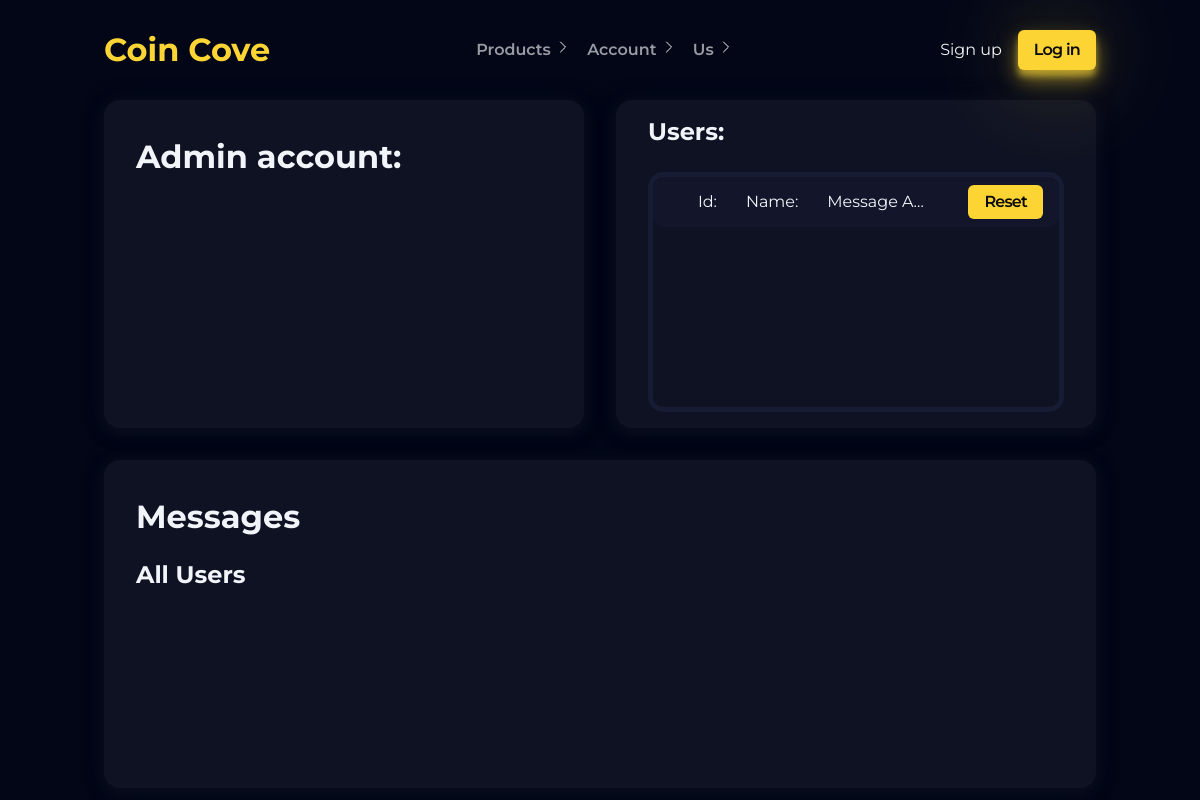
The app's page /admin.php, older data.
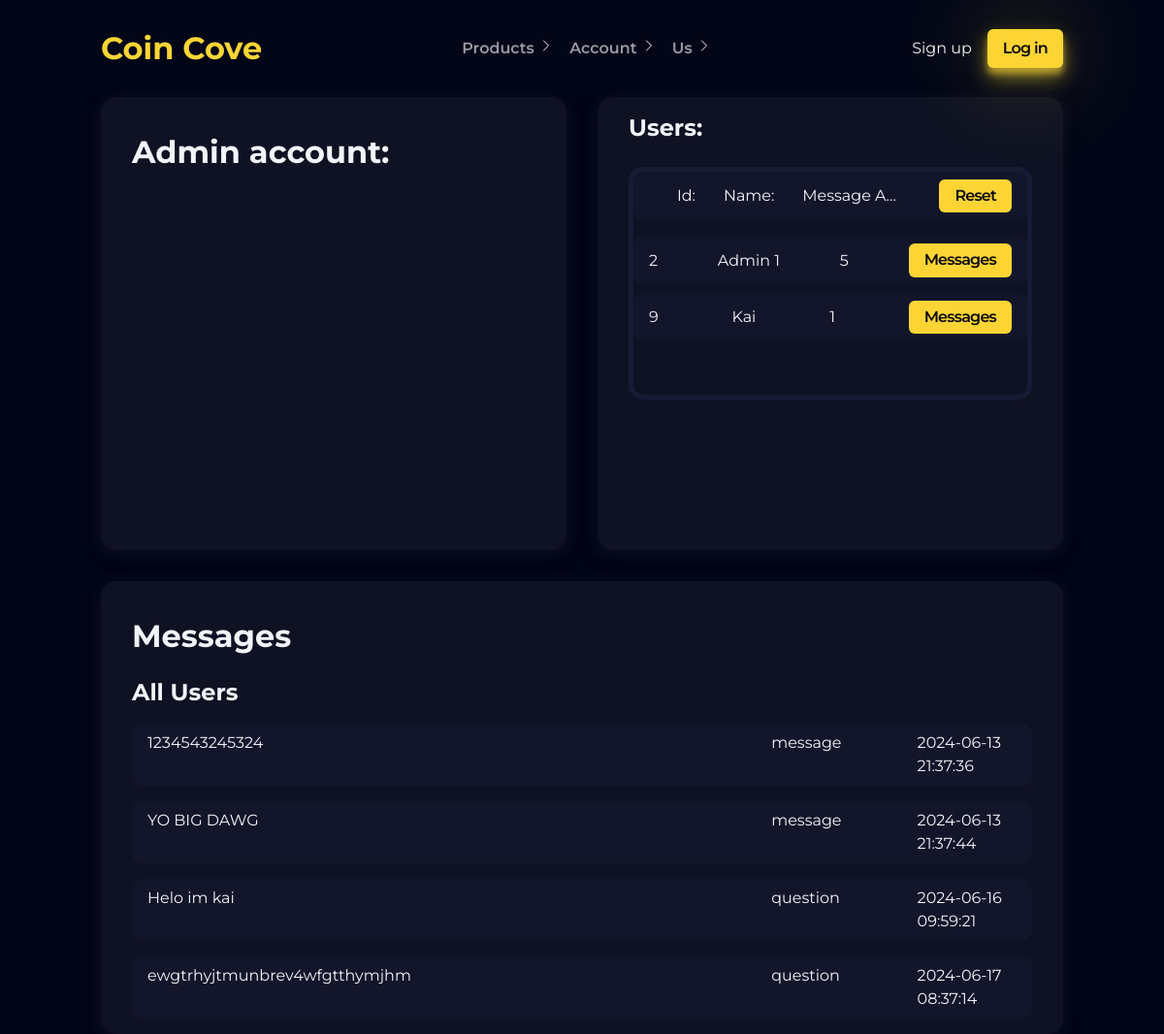
The same page, newer data.
### tables this page shows
CREATE TABLE `userinfo` (
  `userId` int NOT NULL,
  `userDisplayName` varchar(255) NOT NULL,
  `userEmail` varchar(255) NOT NULL,
  `userPassword` varchar(255) NOT NULL,
  `userStatus` varchar(255) DEFAULT NULL,
  `createdAt` datetime NOT NULL DEFAULT CURRENT_TIMESTAMP,
  `lastInlog` varchar(255) DEFAULT NULL,
  `userCredits` int NOT NULL DEFAULT '0'
);

CREATE TABLE `adminchat` (
  `id` int NOT NULL,
  `content` text NOT NULL,
  `type` varchar(255) NOT NULL,
  `timeSent` datetime NOT NULL DEFAULT CURRENT_TIMESTAMP,
  `userId` int NOT NULL
);

### inc/php/dbconnection.php (called while the page is built, shortened)
<?php
function connectDB()
{
    $mysqli = new mysqli("localhost", "root", "", "coincove");
    return $mysqli;
}
function getUsersWithContact()
{
    $con = connectDB();
    $sql = "SELECT DISTINCT u.*
    FROM userinfo u
    JOIN adminchat c ON u.userId = c.userId
    ";
    $stmt = $con->prepare($sql);
    $stmt->execute();
    $result = $stmt->get_result();
    $users = $result->fetch_all(MYSQLI_ASSOC);
    return $users;
}
function getMessageAmount($userId)
{
    $con = connectDB();
    $sql = "SELECT *
            FROM adminChat
            WHERE userId = ?";
    $stmt = $con->prepare($sql);
    $stmt->bind_param("i", $userId);
    $stmt->execute();
    $result = $stmt->get_result();
    $messageCount = $result->num_rows;
    return $messageCount;
}
function getMessages()
{
    $con = connectDB();
    $sql = "SELECT *
            FROM adminChat
            ORDER BY timeSent DESC";
    $stmt = $con->prepare($sql);
    $stmt->execute();
    $messages = $stmt->get_result();
    return $messages;
}

### admin.php (the view, shortened to what this page needs)
<?php
include("./inc/php/dbconnection.php");
include("./inc/php/functions.php");
head("Admin");
headerFunction();
$openChats = getUsersWithContact();
if ($_SERVER['REQUEST_METHOD'] == 'POST' && isset($_POST['user'])) {
    $messages = getMessagesById($_POST['user']);
    $userDetail = getUserInfo($_POST['user']);
    foreach ($userDetail as $user) {
        $userInfo = $user;
    }
} else {
    $messages = getMessages();
    $userInfo = [
        [
            "userId" => "All Users",
            "userDisplayName" => "",
            "userEmail" => "",
            "userStatus" => "",
            "createdAt" => "",
        ]
    ];
}
?>
<body>
    <main class="admin container">
        <div class="adminInfo adminCard accentShadow">
            <h1>Admin account:</h1>
        </div>
        <div class="adminUserList adminCard accentShadow">
            <h2>Users:</h2>
            <div class="adminUserListWrapper">
                <div class="adminUserHead">
                    <div class="adminUserId">Id:</div>
                    <div class="adminUserName">Name:</div>
                    <div class="adminUserAmount">Message Amount:</div>
                    <form action="" method="post" class="adminUserBtn">
                        <input type="submit" class="btnNoShadow" value="Reset">
                    </form>
                </div>
                <?php
                foreach ($openChats as $openChat) {
                    $amount = getMessageAmount($openChat['userId']);
                ?>
                    <div class="adminUserRow">
                        <div class="adminUserId"><?= $openChat['userId']; ?></div>
                        <div class="adminUserName"><?= $openChat['userDisplayName']; ?></div>
                        <div class="adminUserAmount"><?= $amount; ?></div>
                        <form action="" method="post" class="adminUserBtn">
                            <input type="submit" class="btnNoShadow" value="Messages">
                        </form>
                    </div>
                <?php
                }
                ?>
            </div>
        </div>
        <div class="adminMessages adminCard accentShadow">
            <div>
                <h1>Messages</h1>
                <div class="adminMessagesUserInfo">
                    <?php
                    foreach ($userInfo as $user) {
                    ?>
                        <h2><?= $user['userId']; ?></h2>
                    <?php
                    }
                    ?>
                </div>
            </div>
            <div class="adminMessagesWrapper">
                <?php
                foreach ($messages as $message) {
                ?>
                    <div class="adminMessageUser">
                        <p class="adminMessageUserMessage"><?= $message['content']; ?></p>
                        <p class="adminMessageUserType"><?= $message['type']; ?></p>
                        <p class="adminMessageUserTime"><?= $message['timeSent']; ?></p>
                    </div>
                <?php
                }
                ?>
            </div>
        </div>
    </main>
</body>

### inc/php/functions.php (shortened to what this page needs)
<?php
function head($page)
{
?>
    <!DOCTYPE html>
    <html lang="en">
    <head>
        <link rel="stylesheet" href="style/utils.css">
    </head>
<?php
}
function headerFunction()
{
?>
    <header class="container">
        <div class="title">
            <a href="index.php" class="resetAnchorTag">
                <h1 class="titleH1">Coin Cove</h1>
            </a>
        </div>
        <nav class="nav">
            <ul class="navUL noStyleUL">
                <li class="navList1"><span class="navLinkSpan">Products
                        <svg xmlns="http://www.w3.org/2000/svg" fill="none" viewBox="0 0 24 24" stroke-width="1.5" stroke="currentColor" class="navLinkSvg">
                            <path stroke-linecap="round" stroke-linejoin="round" d="m19.5 8.25-7.5 7.5-7.5-7.5" />
                        </svg>
                    </span></li>
                <li class="navList2">
                    <span class="navLinkSpan">Account
                        <svg xmlns="http://www.w3.org/2000/svg" fill="none" viewBox="0 0 24 24" stroke-width="1.5" stroke="currentColor" class="navLinkSvg">
                            <path stroke-linecap="round" stroke-linejoin="round" d="m19.5 8.25-7.5 7.5-7.5-7.5" />
                        </svg>
                    </span>
                </li>
                <li class="navList3">
                    <span class="navLinkSpan">Us
                        <svg xmlns="http://www.w3.org/2000/svg" fill="none" viewBox="0 0 24 24" stroke-width="1.5" stroke="currentColor" class="navLinkSvg">
                            <path stroke-linecap="round" stroke-linejoin="round" d="m19.5 8.25-7.5 7.5-7.5-7.5" />
                        </svg>
                    </span>
                </li>
            </ul>
        </nav>
        <div class="loginButtons">
            <?php
            if (!isset($_SESSION['loginInfo']['userLoginState']) || !$_SESSION['loginInfo']['userLoginState']) {
            ?>
                <a class="resetAnchorTag" href="loginSignup.php?method=signUp">Sign up</a>
                <a class="resetAnchorTag btn" href="loginSignup.php?method=logIn">Log in</a>
            <?php
            } else if (isset($_SESSION['loginInfo']['userLoginState']) || $_SESSION['loginInfo']) {
            ?>
                <a class="resetAnchorTag btn" href="loginSignup.php?method=signOut">Sign out</a>
            <?php
            }
            ?>
        </div>
    </header>
    <?php
}
    ?>

### style/utils.css (style rules this page uses)
.btn { display: inline-block; font-weight: 600; text-decoration: none; letter-spacing: -0.05em; background-color: var(--primary); color: var(--text-reverse); padding: 0.5em 1em; border-radius: 6px; border: none; outline: none; box-shadow: 0 10px 20px rgba(252, 213, 53, 0.5), 0 6px 6px rgba(252, 213, 53, 0.5), 0 0 100px -10px var(--primary); transition: 0.3s ease; z-index: 10; }
.btnNoShadow { display: inline-block; font-weight: 600; text-decoration: none; letter-spacing: -0.05em; background-color: var(--primary); color: var(--text-reverse); padding: 0.5em 1em; border-radius: 6px; border: none; outline: none; transition: 0.3s ease; z-index: 10; }
.accentShadow { box-shadow: 0 5px 15px rgba(15, 18, 35, .6), 0 0 20px rgba(15, 18, 35, .5); }
.noStyleUL { list-style-type: none; padding-left: 0; }
.resetAnchorTag { text-decoration: none; }
.container { width: 100%; box-sizing: border-box; padding-left: 1em; padding-right: 1em; margin-left: auto; margin-right: auto; }
@media (min-width: 475px) { .container { width: 475px; } }
@media (min-width: 640px) { .container { width: 640px; } }
@media (min-width: 768px) { .container { width: 768px; } }
@media (min-width: 1024px) { .container { width: 1024px; } }

### style/style.css (style rules this page uses)
:root { --text: #f1f5f9; --text-reverse: #0c0a09; --text-soft: rgba(255, 255, 255, 0.6); --text-soft-reverse: rgba(0, 0, 0, 0.6); --background: #020617; --background-reverse: #f8fafc; --primary: #fcd535; --secondary: #34d399; --accent: #0f1223; --yes: #22c55e; --no: #b91c1c; }
* { margin: 0; line-height: calc(1em + 0.5rem); box-sizing: border-box; color: var(--text); font-family: montserrat, sans-serif; }
html { scroll-behavior: smooth; }
body { overflow-x: hidden; background-color: var(--background); color: var(--text); }
a { text-decoration: none; }

### style/components/header.css (style rules this page uses)
header { display: flex; justify-content: space-between; align-items: center; height: 100px; }
.title { display: none; }
.title > a > h1 { color: var(--primary); }
.navUL { display: flex; font-weight: 600; font-size: 0.65rem; }
.navUL > li:not(:last-child) { margin-right: 1rem; }
.navUL > li > span { color: var(--text-soft); transition: 0.3s ease; }
.navUL > li > span > svg { transition: 0.3s ease; transform: rotate(-90deg); }
.navLinkSvg { height: 1em; aspect-ratio: 1/1; display: none; }
.loginButtons { display: flex; justify-content: space-between; align-items: center; gap: 1em; font-size: 0.6rem; }
@media (min-width: 475px) { .title > a > h1 { font-size: 1.2rem; } }
@media (min-width: 475px) { .navUL { font-size: 0.8rem; } }
@media (min-width: 475px) { .loginButtons { font-size: 0.8rem; } }
@media (min-width: 475px) { .title { display: block; } }
@media (min-width: 640px) { .title > a > h1 { font-size: 1.4rem; } }
@media (min-width: 640px) { .navUL { font-size: 1rem; } }
@media (min-width: 640px) { .loginButtons { font-size: 1rem; } }
@media (min-width: 640px) { .navLinkSvg { display: inline-block; } }
@media (min-width: 768px) { .title > a > h1 { font-size: 2rem; } }

Row changes from the older to the newer data that the page shows:
now on this page (row edited): userinfo: userId "2", userDisplayName "Admin 1", amount "5"
now on this page (row edited): userinfo: userId "9", userDisplayName "Kai", amount "1"
added adminchat: content "ewgtrhyjtmunbrev4wfgtthymjhm", type "question", timeSent "2024-06-17 08:37:14"
added adminchat: content "Helo im kai", type "question", timeSent "2024-06-16 09:59:21"
added adminchat: content "YO BIG DAWG", type "message", timeSent "2024-06-13 21:37:44"
added adminchat: content "1234543245324", type "message", timeSent "2024-06-13 21:37:36"
